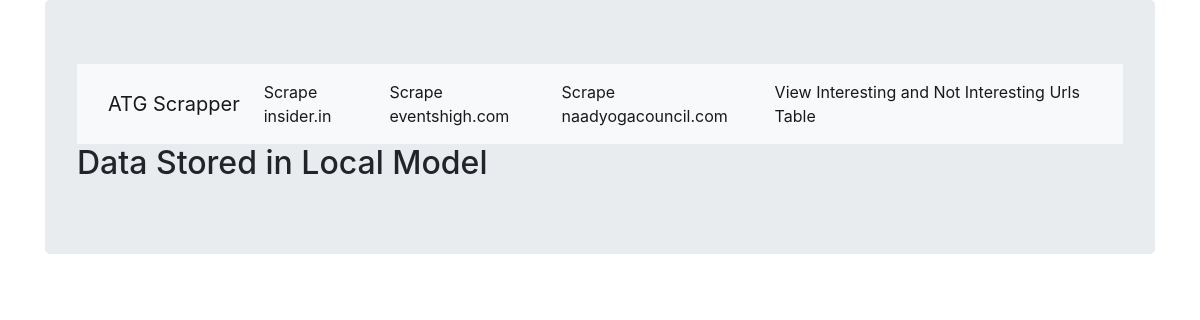
The page /Scraper/NaadYogaDataPage/ on the database as committed earlier.
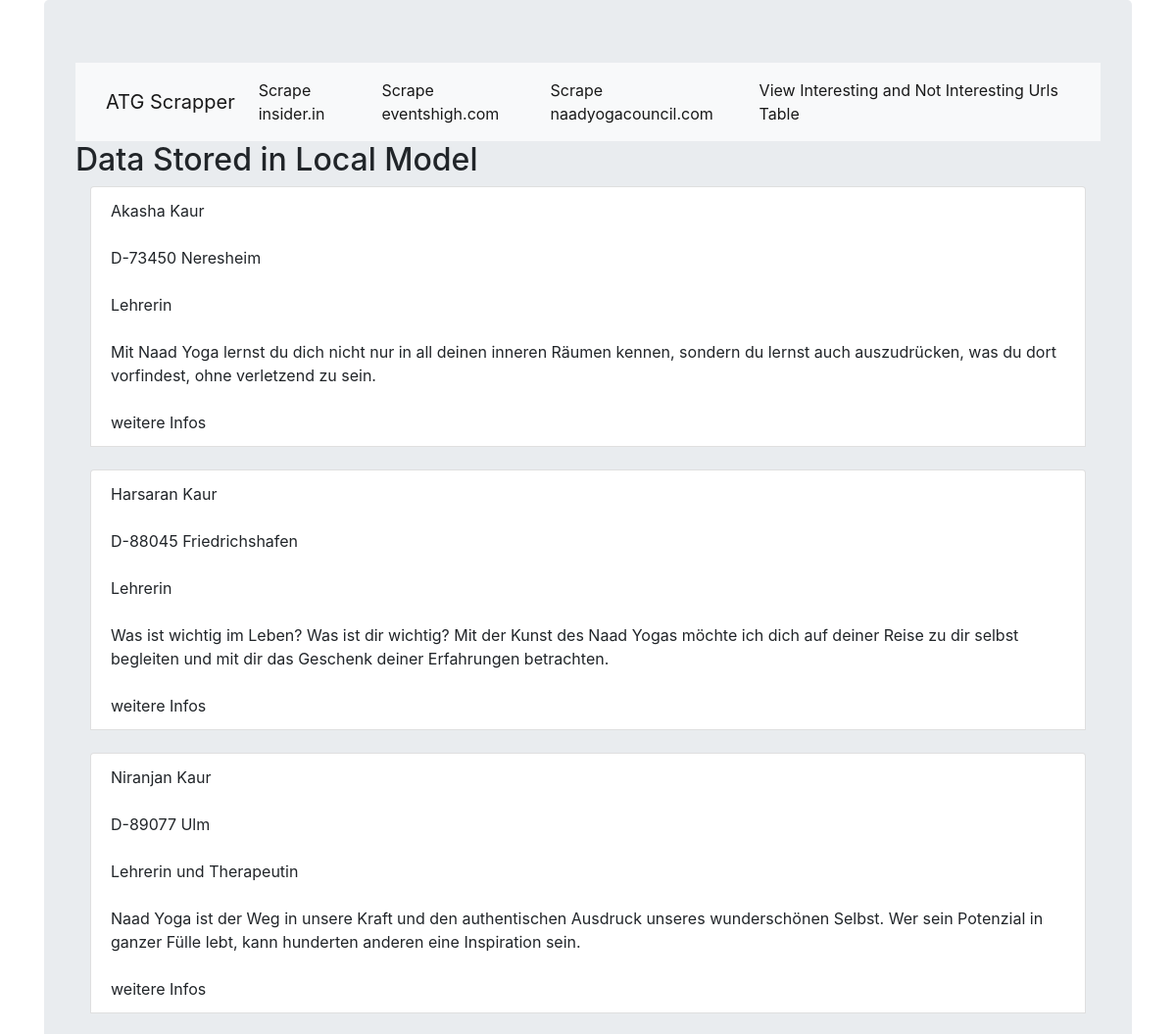
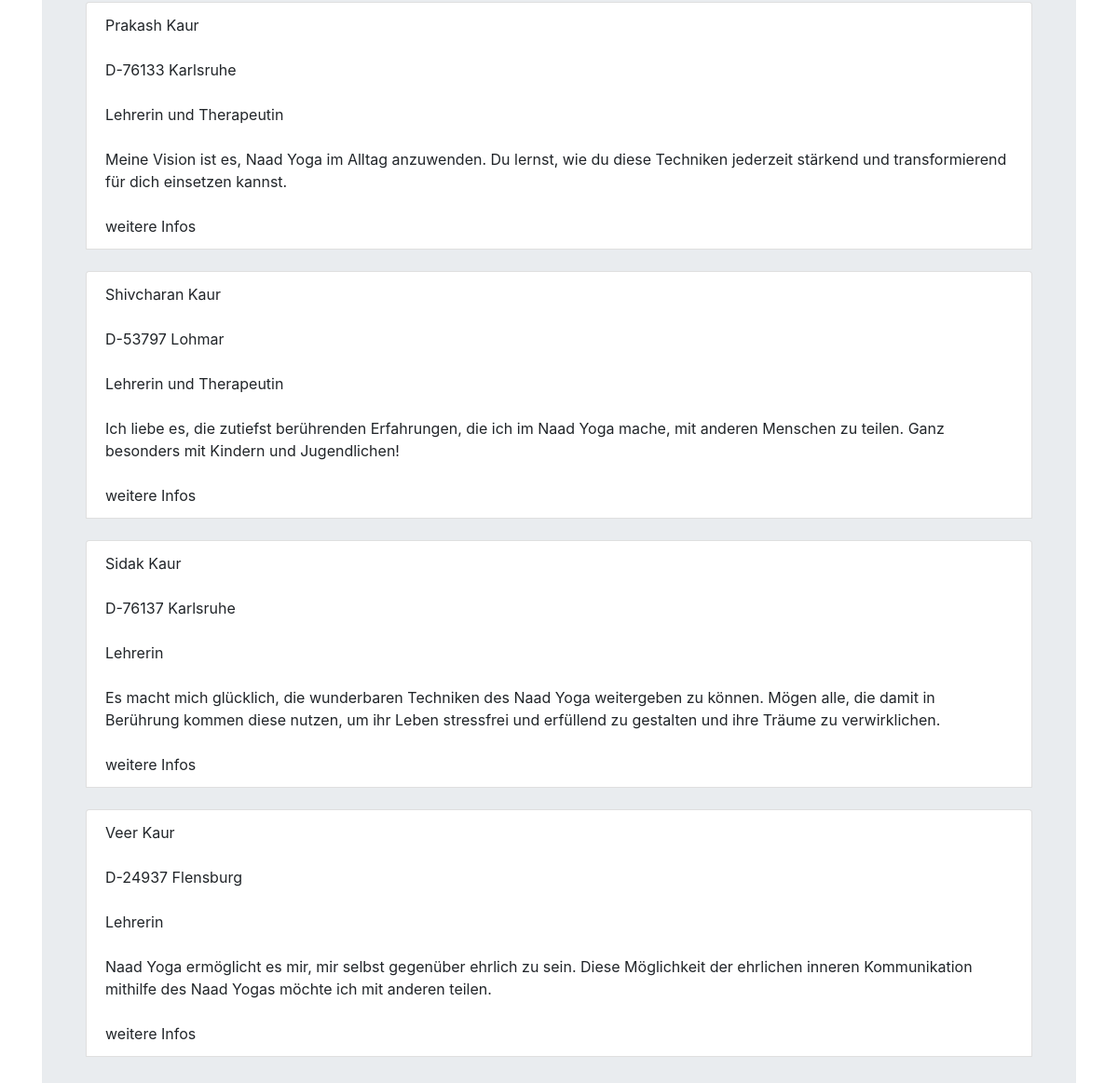
The same page on the database as committed later (2 pictures, top to bottom).
### scrapeApp/models.py (models this page shows, shortened)
class YogaModel(models.Model):
    name = models.CharField(max_length=264)
    postcode = models.CharField(max_length=264)
    qualification = models.CharField(max_length=264)
    vision = models.TextField()
    link = models.URLField()

### scrapeApp/views.py (the view, shortened to what this page needs)
def NaadYogaDataPage(request):
    yoga = YogaModel.objects.order_by('name')
    ordered = sorted(yoga, key=operator.attrgetter('name'))
    flag=True
    return render(request,'scrapeApp/NaadYogaDataPage.html',{'yoga':ordered})

### scrapeApp/templates/scrapeApp/NaadYogaDataPage.html
<!DOCTYPE html>
{% extends 'scrapeApp/BasePage.html' %}
{% block bodyblock %}
<h2>Data Stored in Local Model</h2>
<div class="container">
    {% for e in yoga %}
    <div class="row">
      <div class="col-sm">
        <ul class="list-group">
        <li class="list-group-item">{{ e.name }}</li>
        <li class="list-group-item"> {{ e.postcode }}</li>
        <li class="list-group-item">{{ e.qualification }}</li>
        <li class="list-group-item"> {{ e.vision }}</li>
        <li class="list-group-item"> {{ e.link }}</li><br>
        </ul>
      </div>
    </div>
{% endfor %}
</div>
{% endblock %}

### scrapeApp/templates/scrapeApp/BasePage.html (shortened to what this page needs)
<!DOCTYPE html>
{% load static %}
<html lang="en" dir="ltr">
  <head>
    <link href="https://cdn.jsdelivr.net/npm/bootstrap@5.0.0-beta1/dist/css/bootstrap.min.css" rel="stylesheet">
    <link rel="stylesheet" href="https://maxcdn.bootstrapcdn.com/bootstrap/4.0.0/css/bootstrap.min.css">
  </head>
  <body>
    <div class="container">
      <div class="jumbotron">
        <nav class="navbar navbar-expand-lg navbar-light bg-light">
          <div class="container-fluid">
          <a class="navbar-brand" href="{% url 'basepage' %}">ATG Scrapper</a>
          <div class="collapse navbar-collapse" id="navbarSupportedContent">
          <ul class="navbar-nav me-auto mb-2 mb-lg-0">
          <li class="nav-item">
          <a class="nav-link active" aria-current="page" href="{% url 'scrapeApp:inputurlpage' %}">Scrape insider.in</a>
          </li>
          <li class="nav-item">
          <a class="nav-link active" aria-current="page" href="{% url 'scrapeApp:eventhighurlpage' %}"> Scrape eventshigh.com </a>
          </li>
          <li class="nav-item">
          <a class="nav-link active" aria-current="page" href="{% url 'scrapeApp:naadyogaurlpage' %}"> Scrape naadyogacouncil.com </a>
          </li>
          <li class="nav-item">
          <a class="nav-link active" aria-current="page" href="{% url 'scrapeApp:viewurlspage' %}">View Interesting and Not Interesting Urls Table</a>
          </li>
          </ul>
          </div>
          </div>
          </nav>
        {% block bodyblock %}{% endblock %}
      </div>
    </div>
  </body>
</html>

Rows that differ between the two databases and show on the page:
added YogaModel: name "Akasha Kaur", postcode "D-73450 Neresheim", qualification "Lehrerin", vision "Mit Naad Yoga lernst du dich nicht nur in all deinen inneren Räumen kennen, sondern du lernst auch auszudrücken, was du dort vorfindest, ohne verletzend zu sein.", link "weitere Infos"
added YogaModel: name "Harsaran Kaur", postcode "D-88045 Friedrichshafen", qualification "Lehrerin", vision "Was ist wichtig im Leben? Was ist dir wichtig? Mit der Kunst des Naad Yogas möchte ich dich auf deiner Reise zu dir selbst begleiten und mit dir das Geschenk deiner Erfahrungen betrachten.", link "weitere Infos"
added YogaModel: name "Niranjan Kaur", postcode "D-89077 Ulm", qualification "Lehrerin und Therapeutin", vision "Naad Yoga ist der Weg in unsere Kraft und den authentischen Ausdruck unseres wunderschönen Selbst. Wer sein Potenzial in ganzer Fülle lebt, kann hunderten anderen eine Inspiration sein.", link "weitere Infos"
added YogaModel: name "Prakash Kaur", postcode "D-76133 Karlsruhe", qualification "Lehrerin und Therapeutin", vision "Meine Vision ist es, Naad Yoga im Alltag anzuwenden. Du lernst, wie du diese Techniken jederzeit stärkend und transformierend für dich einsetzen kannst.", link "weitere Infos"
added YogaModel: name "Shivcharan Kaur", postcode "D-53797 Lohmar", qualification "Lehrerin und Therapeutin", vision "Ich liebe es, die zutiefst berührenden Erfahrungen, die ich im Naad Yoga mache, mit anderen Menschen zu teilen. Ganz besonders mit Kindern und Jugendlichen!", link "weitere Infos"
added YogaModel: name "Sidak Kaur", postcode "D-76137 Karlsruhe", qualification "Lehrerin", vision "Es macht mich glücklich, die wunderbaren Techniken des Naad Yoga weitergeben zu können. Mögen alle, die damit in Berührung kommen diese nutzen, um ihr Leben stressfrei und erfüllend zu gestalten und ihre Träume zu verwirklichen.", link "weitere Infos"
added YogaModel: name "Veer Kaur", postcode "D-24937 Flensburg", qualification "Lehrerin", vision "Naad Yoga ermöglicht es mir, mir selbst gegenüber ehrlich zu sein. Diese Möglichkeit der ehrlichen inneren Kommunikation mithilfe des Naad Yogas möchte ich mit anderen teilen.", link "weitere Infos"
